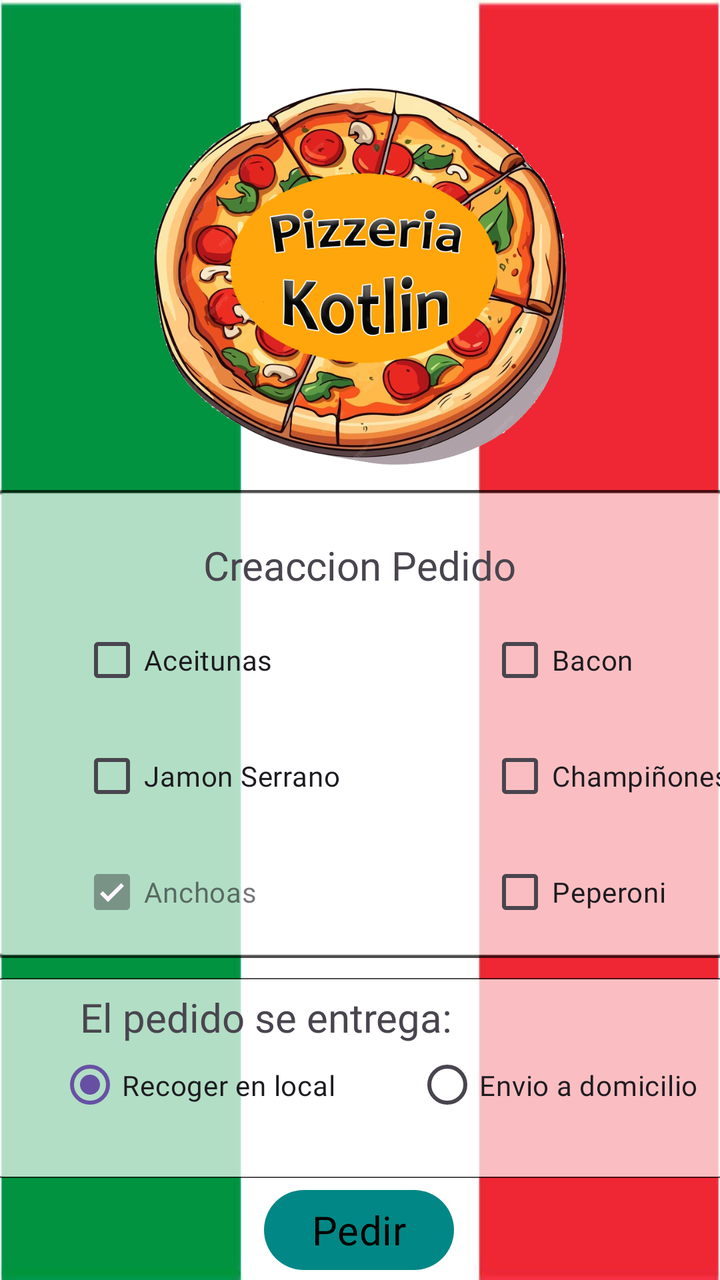
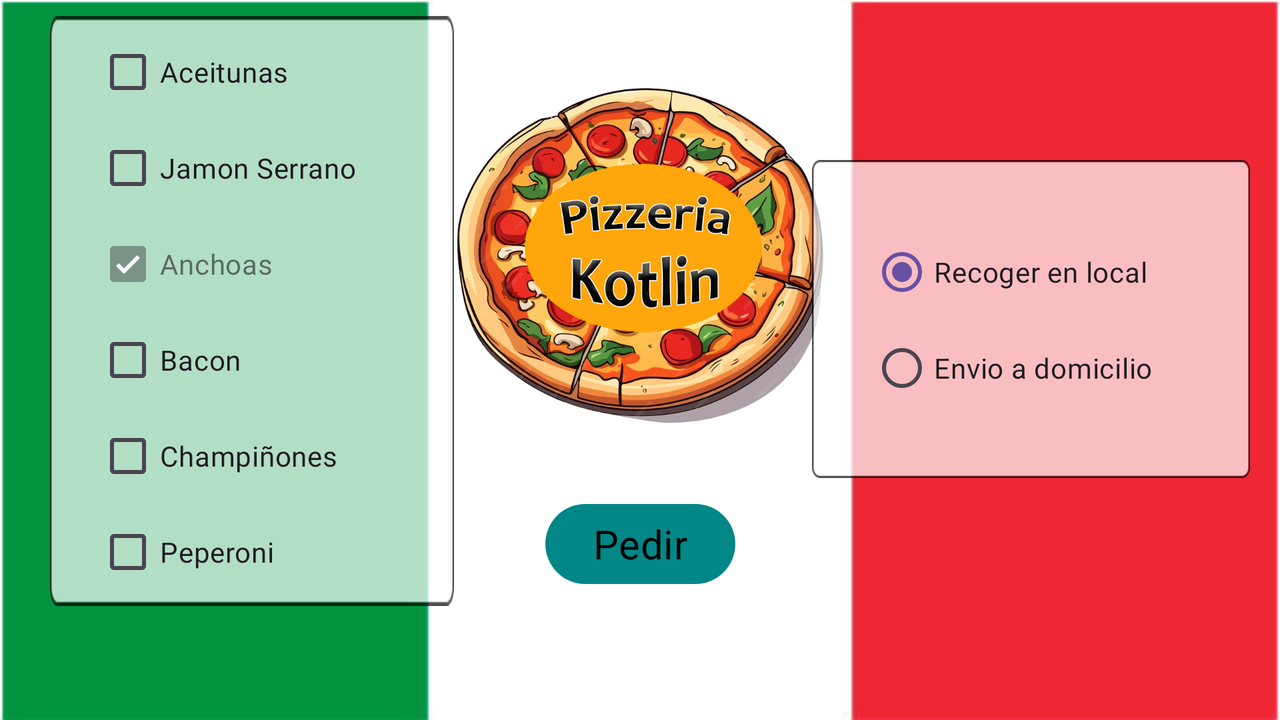

One screen, two layout resources from the same app: the default and the repository's alternative for another configuration. Each is rendered where Android would select it; the XML of both is given below.
<!-- AndroidManifest.xml: application theme Theme.Pizzeria -->
<!-- res/layout/activity_main.xml -->
<?xml version="1.0" encoding="utf-8"?>
<androidx.constraintlayout.widget.ConstraintLayout xmlns:android="http://schemas.android.com/apk/res/android"
    xmlns:app="http://schemas.android.com/apk/res-auto"
    xmlns:tools="http://schemas.android.com/tools"
    android:layout_width="match_parent"
    android:layout_height="match_parent"
    android:background="@drawable/bandera_italia"
    tools:context=".MainActivity">
















    <ImageView
        android:id="@+id/imageView2"
        android:layout_width="239dp"
        android:layout_height="189dp"
        android:layout_marginTop="44dp"
        app:layout_constraintEnd_toEndOf="parent"
        app:layout_constraintStart_toStartOf="parent"
        app:layout_constraintTop_toTopOf="parent"
        app:srcCompat="@drawable/pizzeria_kotlin2" />


    <ImageView
        android:id="@+id/imageView4"
        android:layout_width="370dp"
        android:layout_height="234dp"
        android:layout_marginStart="50dp"
        android:layout_marginTop="12dp"
        android:layout_marginEnd="50dp"
        android:alpha="0.7"
        android:scaleType="fitXY"
        app:layout_constraintEnd_toEndOf="parent"

        app:layout_constraintStart_toStartOf="parent"
        app:layout_constraintTop_toBottomOf="@+id/imageView2"
        app:srcCompat="@drawable/cuadrado_blanco" />

    <ImageView
        android:id="@+id/imageView6"
        android:layout_width="370dp"
        android:layout_height="100dp"
        android:layout_weight="1"
        android:scaleType="fitXY"
        android:alpha="0.7"
        android:layout_marginStart="50dp"
        android:layout_marginEnd="50dp"
        android:layout_marginTop="10dp"
        app:layout_constraintEnd_toEndOf="parent"
        app:layout_constraintStart_toStartOf="parent"
        app:layout_constraintTop_toBottomOf="@+id/imageView4"
        app:srcCompat="@drawable/cuadrado_blanco" />

    <CheckBox
        android:id="@+id/aceitunas"
        android:layout_width="wrap_content"
        android:layout_height="wrap_content"
        android:layout_marginStart="40dp"
        android:layout_marginTop="10dp"
        android:fontFamily="@font/carter_one"
        android:text="@string/aceitunas"
        app:layout_constraintStart_toStartOf="parent"
        app:layout_constraintTop_toBottomOf="@id/creaccionPedido" />

    <Button
        android:id="@+id/botonCalcular"
        android:layout_width="wrap_content"
        android:layout_height="wrap_content"
        android:layout_marginTop="28dp"

        android:text="@string/botonCalcular"

        app:layout_constraintEnd_toEndOf="parent"
        app:layout_constraintHorizontal_bias="0.498"
        app:layout_constraintStart_toStartOf="parent"
        app:layout_constraintTop_toBottomOf="@id/radiogroup"
        style="@style/conf_botones"/>



    <CheckBox
        android:id="@+id/champinhones"
        android:layout_width="wrap_content"
        android:layout_height="wrap_content"
        android:layout_marginStart="244dp"
        android:layout_marginTop="10dp"
        android:fontFamily="@font/carter_one"
        android:text="@string/champinhones"
        app:layout_constraintStart_toStartOf="parent"
        app:layout_constraintTop_toBottomOf="@id/bacon" />

    <RadioGroup
        android:id="@+id/radiogroup"
        android:layout_width="408dp"
        android:layout_height="41dp"
        android:layout_marginStart="4dp"
        android:checkedButton="@id/local"
        android:orientation="horizontal"
        app:layout_constraintStart_toStartOf="parent"
        app:layout_constraintTop_toBottomOf="@id/pedidoseentrega">

        <RadioButton
            android:id="@+id/local"
            android:layout_width="wrap_content"
            android:layout_height="wrap_content"
            android:layout_marginStart="25dp"
            android:fontFamily="@font/carter_one"
            android:text="@string/local" />

        <RadioButton
            android:id="@+id/domicilio"
            android:layout_width="wrap_content"
            android:layout_height="wrap_content"
            android:layout_marginStart="40dp"
            android:fontFamily="@font/carter_one"
            android:text="@string/domicilio" />


    </RadioGroup>

    <TextView
        android:id="@+id/pedidoseentrega"
        android:layout_width="wrap_content"
        android:layout_height="wrap_content"
        android:layout_marginStart="40dp"
        android:layout_marginTop="25dp"
        android:fontFamily="@font/carter_one"
        android:text="@string/pedidoseentrega"
        android:textSize="20dp"
        app:layout_constraintStart_toStartOf="parent"
        app:layout_constraintTop_toBottomOf="@id/anchoas" />

    <CheckBox
        android:id="@+id/anchoas"
        android:layout_width="wrap_content"
        android:layout_height="wrap_content"
        android:layout_marginStart="40dp"
        android:layout_marginTop="10dp"
        android:checked="true"
        android:enabled="false"
        android:fontFamily="@font/carter_one"
        android:text="@string/anchoas"
        app:layout_constraintStart_toStartOf="parent"
        app:layout_constraintTop_toBottomOf="@id/jamonserrano" />

    <TextView
        android:id="@+id/creaccionPedido"
        android:layout_width="wrap_content"
        android:layout_height="wrap_content"
        android:layout_marginTop="36dp"
        android:fontFamily="@font/carter_one"
        android:text="@string/creaccionPedido"
        android:textSize="20dp"
        app:layout_constraintEnd_toEndOf="parent"
        app:layout_constraintStart_toStartOf="parent"
        app:layout_constraintTop_toBottomOf="@+id/imageView2" />

    <CheckBox
        android:id="@+id/jamonserrano"
        android:layout_width="wrap_content"
        android:layout_height="wrap_content"
        android:layout_marginStart="40dp"
        android:layout_marginTop="10dp"
        android:fontFamily="@font/carter_one"
        android:text="@string/jamonserrano"
        app:layout_constraintStart_toStartOf="parent"
        app:layout_constraintTop_toBottomOf="@id/aceitunas" />

    <CheckBox
        android:id="@+id/bacon"
        android:layout_width="wrap_content"
        android:layout_height="wrap_content"
        android:layout_marginStart="244dp"
        android:layout_marginTop="10dp"
        android:fontFamily="@font/carter_one"
        android:text="@string/bacon"
        app:layout_constraintStart_toStartOf="parent"
        app:layout_constraintTop_toBottomOf="@id/creaccionPedido" />

    <CheckBox
        android:id="@+id/peperoni"
        android:layout_width="wrap_content"
        android:layout_height="wrap_content"
        android:layout_marginStart="244dp"
        android:layout_marginTop="10dp"
        android:fontFamily="@font/carter_one"
        android:text="@string/peperoni"
        app:layout_constraintStart_toStartOf="parent"
        app:layout_constraintTop_toBottomOf="@id/champinhones" />




</androidx.constraintlayout.widget.ConstraintLayout>
<!-- resources referenced by this layout -->
<resources>
  <!-- drawable bandera_italia: jpg bitmap (drawable, 34896 bytes) -->
  <!-- drawable cuadrado_blanco: png bitmap (drawable, 4042 bytes) -->
  <!-- drawable pizzeria_kotlin2: jpg bitmap (drawable, 652577 bytes) -->
  <string name="aceitunas">Aceitunas</string>
  <string name="anchoas">Anchoas</string>
  <string name="bacon">Bacon</string>
  <string name="botonCalcular">Pedir</string>
  <string name="champinhones">Champiñones</string>
  <string name="creaccionPedido">Creaccion Pedido</string>
  <string name="domicilio">Envio a domicilio</string>
  <string name="jamonserrano">Jamon Serrano</string>
  <string name="local">Recoger en local</string>
  <string name="pedidoseentrega">El pedido se entrega:</string>
  <string name="peperoni">Peperoni</string>
  <style name="conf_botones" parent="TextAppearance.AppCompat">
          <item name="android:textColor">@color/black</item>
          <item name="backgroundTint">@color/color_botones</item>
          <item name="fontFamily">@font/carter_one</item>
          <item name="android:textSize">20dp</item>
      </style>
  <style name="Theme.Pizzeria" parent="Base.Theme.Pizzeria" />
  <color name="black">#FF000000</color>
  <color name="color_botones">#FF018786</color>
  <style name="Base.Theme.Pizzeria" parent="Theme.Material3.DayNight">
          
          
      </style>
</resources>
<!-- res/layout-land/activity_main.xml (the repository's variant of the layout above) -->
<!-- drawn on the phone turned sideways -->
<?xml version="1.0" encoding="utf-8"?>
<androidx.constraintlayout.widget.ConstraintLayout xmlns:android="http://schemas.android.com/apk/res/android"
    xmlns:app="http://schemas.android.com/apk/res-auto"
    xmlns:tools="http://schemas.android.com/tools"
    android:layout_width="match_parent"
    android:layout_height="match_parent"
    tools:context=".MainActivity">


    <ImageView
        android:id="@+id/imageView3"
        android:layout_width="match_parent"
        android:layout_height="match_parent"
        android:scaleType="fitXY"
        app:layout_constraintBottom_toBottomOf="parent"
        app:layout_constraintEnd_toEndOf="parent"
        app:layout_constraintHorizontal_bias="0.0"
        app:layout_constraintStart_toStartOf="parent"
        app:layout_constraintTop_toTopOf="parent"
        app:layout_constraintVertical_bias="0.0"
        app:srcCompat="@drawable/bandera_italia" />

    <ImageView
        android:id="@+id/imageView2"
        android:layout_width="199dp"
        android:layout_height="168dp"
        android:layout_marginTop="44dp"
        app:layout_constraintEnd_toEndOf="parent"
        app:layout_constraintStart_toStartOf="parent"
        app:layout_constraintTop_toTopOf="parent"
        app:srcCompat="@drawable/pizzeria_kotlin2" />


    <ImageView
        android:id="@+id/imageView4"
        android:layout_width="202dp"
        android:layout_height="295dp"
        android:layout_marginStart="25dp"
        android:layout_marginTop="8dp"
        android:layout_marginEnd="50dp"
        android:alpha="0.7"
        android:scaleType="fitXY"

        app:layout_constraintEnd_toEndOf="parent"
        app:layout_constraintHorizontal_bias="0.0"
        app:layout_constraintStart_toStartOf="parent"
        app:layout_constraintTop_toTopOf="parent"
        app:srcCompat="@drawable/cuadrado_blanco" />

    <ImageView
        android:id="@+id/imageView6"
        android:layout_width="219dp"
        android:layout_height="159dp"
        android:layout_marginStart="50dp"
        android:layout_marginTop="80dp"
        android:layout_marginEnd="15dp"
        android:layout_weight="1"
        android:alpha="0.7"
        android:scaleType="fitXY"
        app:layout_constraintEnd_toEndOf="parent"
        app:layout_constraintHorizontal_bias="1.0"
        app:layout_constraintStart_toStartOf="parent"
        app:layout_constraintTop_toTopOf="parent"
        app:srcCompat="@drawable/cuadrado_blanco" />


    <CheckBox
        android:id="@+id/aceitunas"
        android:layout_width="wrap_content"
        android:layout_height="wrap_content"
        android:layout_marginStart="48dp"
        android:layout_marginTop="12dp"
        android:fontFamily="@font/carter_one"
        android:text="@string/aceitunas"
        app:layout_constraintStart_toStartOf="parent"
        app:layout_constraintTop_toTopOf="parent" />

    <Button
        android:id="@+id/botonCalcular"
        style="@style/conf_botones"
        android:layout_width="wrap_content"

        android:layout_height="wrap_content"

        android:layout_marginTop="36dp"
        android:text="@string/botonCalcular"
        app:layout_constraintEnd_toEndOf="parent"
        app:layout_constraintStart_toStartOf="parent"
        app:layout_constraintTop_toBottomOf="@+id/imageView2" />

    <CheckBox
        android:id="@+id/champinhones"
        android:layout_width="wrap_content"
        android:layout_height="wrap_content"
        android:layout_marginStart="48dp"
        android:fontFamily="@font/carter_one"
        android:text="@string/champinhones"
        app:layout_constraintStart_toStartOf="parent"
        app:layout_constraintTop_toBottomOf="@id/bacon" />

    












    <RadioGroup
        android:id="@+id/radiogroup"
        android:layout_width="220dp"
        android:layout_height="153dp"
        android:layout_marginTop="112dp"
        android:checkedButton="@id/local"
        android:orientation="vertical"
        app:layout_constraintEnd_toEndOf="parent"
        app:layout_constraintHorizontal_bias="0.976"
        app:layout_constraintStart_toStartOf="parent"
        app:layout_constraintTop_toTopOf="parent">

        <RadioButton
            android:id="@+id/local"
            android:layout_width="wrap_content"
            android:layout_height="wrap_content"
            android:layout_marginStart="25dp"
            android:fontFamily="@font/carter_one"
            android:text="@string/local" />

        <RadioButton
            android:id="@+id/domicilio"
            android:layout_width="wrap_content"
            android:layout_height="wrap_content"
            android:layout_marginStart="25dp"
            android:fontFamily="@font/carter_one"
            android:text="@string/domicilio" />


    </RadioGroup>

    <CheckBox
        android:id="@+id/anchoas"
        android:layout_width="wrap_content"
        android:layout_height="wrap_content"
        android:layout_marginStart="48dp"
        android:checked="true"
        android:enabled="false"
        android:fontFamily="@font/carter_one"
        android:text="@string/anchoas"
        app:layout_constraintStart_toStartOf="parent"
        app:layout_constraintTop_toBottomOf="@id/jamonserrano" />














    <CheckBox
        android:id="@+id/jamonserrano"
        android:layout_width="wrap_content"
        android:layout_height="wrap_content"
        android:layout_marginStart="48dp"
        android:fontFamily="@font/carter_one"
        android:text="@string/jamonserrano"
        app:layout_constraintStart_toStartOf="parent"
        app:layout_constraintTop_toBottomOf="@id/aceitunas" />

    <CheckBox
        android:id="@+id/bacon"
        android:layout_width="wrap_content"
        android:layout_height="wrap_content"
        android:layout_marginStart="48dp"
        android:fontFamily="@font/carter_one"
        android:text="@string/bacon"
        app:layout_constraintStart_toStartOf="parent"
        app:layout_constraintTop_toBottomOf="@+id/anchoas" />

    <CheckBox
        android:id="@+id/peperoni"
        android:layout_width="wrap_content"
        android:layout_height="wrap_content"
        android:layout_marginStart="48dp"
        android:fontFamily="@font/carter_one"
        android:text="@string/peperoni"
        app:layout_constraintStart_toStartOf="parent"
        app:layout_constraintTop_toBottomOf="@+id/champinhones" />


</androidx.constraintlayout.widget.ConstraintLayout>
<!-- resources referenced by the variant -->
<!-- as the phone turned sideways resolves them -->
<resources>
  <!-- drawable bandera_italia: jpg bitmap (drawable, 34896 bytes) -->
  <!-- drawable cuadrado_blanco: png bitmap (drawable, 4042 bytes) -->
  <!-- drawable pizzeria_kotlin2: jpg bitmap (drawable, 652577 bytes) -->
  <string name="aceitunas">Aceitunas</string>
  <string name="anchoas">Anchoas</string>
  <string name="bacon">Bacon</string>
  <string name="botonCalcular">Pedir</string>
  <string name="champinhones">Champiñones</string>
  <string name="domicilio">Envio a domicilio</string>
  <string name="jamonserrano">Jamon Serrano</string>
  <string name="local">Recoger en local</string>
  <string name="peperoni">Peperoni</string>
  <style name="conf_botones" parent="TextAppearance.AppCompat">
          <item name="android:textColor">@color/black</item>
          <item name="backgroundTint">@color/color_botones</item>
          <item name="fontFamily">@font/carter_one</item>
          <item name="android:textSize">20dp</item>
      </style>
  <style name="Theme.Pizzeria" parent="Base.Theme.Pizzeria" />
  <color name="black">#FF000000</color>
  <color name="color_botones">#FF018786</color>
  <style name="Base.Theme.Pizzeria" parent="Theme.Material3.DayNight">
          
          
      </style>
</resources>
